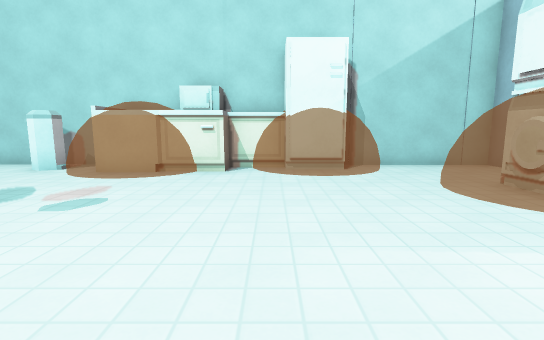
[1] (above)

17 first-person views from a walk through a 3-D level made in the Godot game engine. The camera is 1.2 m above the floor, tilts 8° down and sees 85° across. The floor is counted in squares, 1 m on a side. Each view is taken from the middle of a square. On the plan, view 1 faces up. The plan holds only what a view shows up to about 13 squares ahead; the rest is blank. The place goes on beyond the plan. Surface patterns are stand-ins for the level's own textures.

[2]
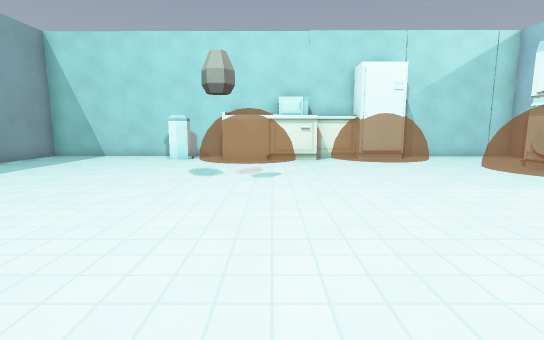

[3]
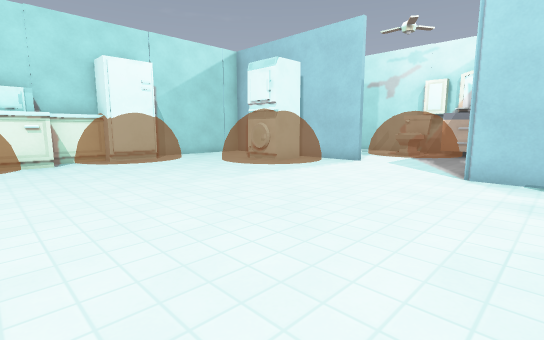

[4]
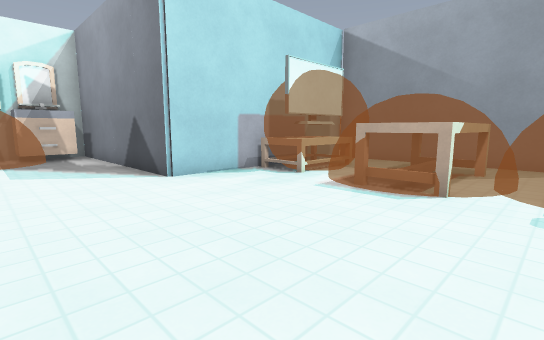

[5]
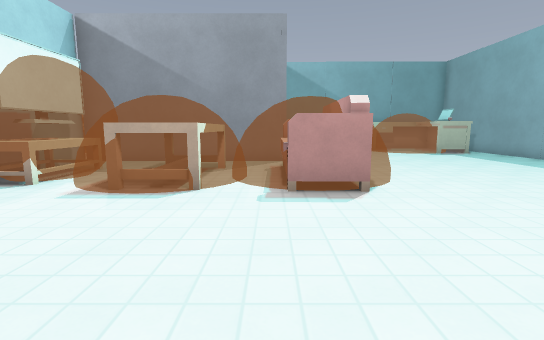

[6]
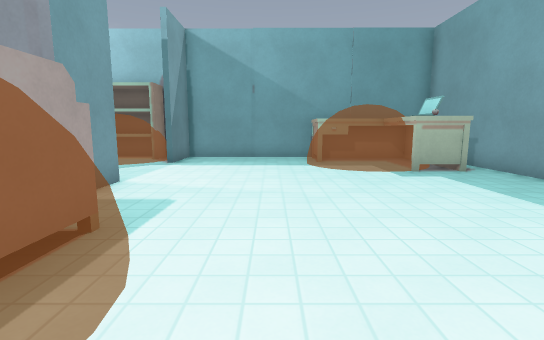

[7]
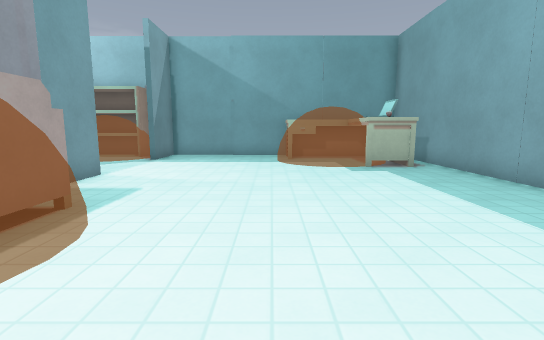

[8]
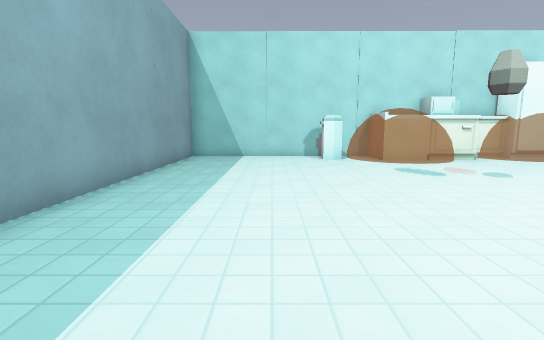

[9]
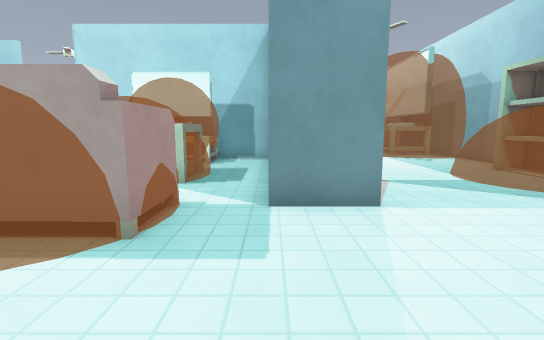

[10]
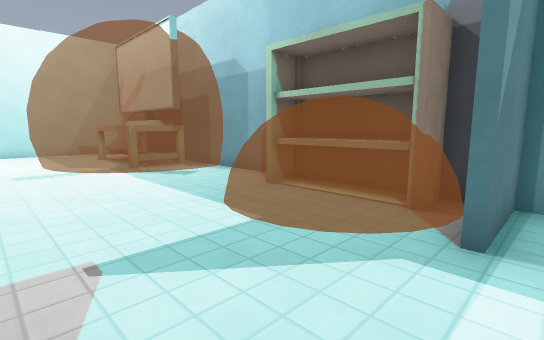

[11]
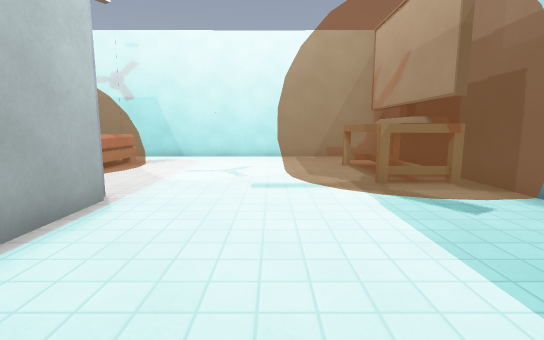

[12]
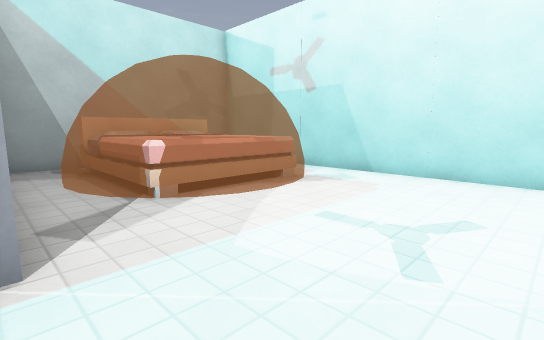

[13]
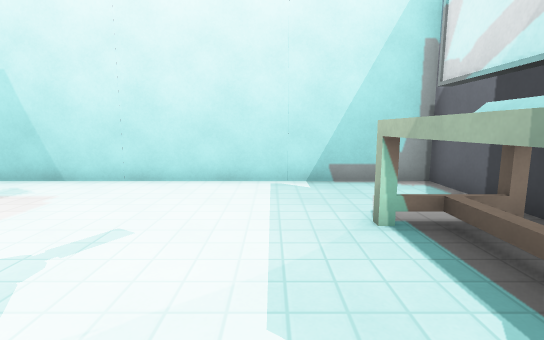

[14]
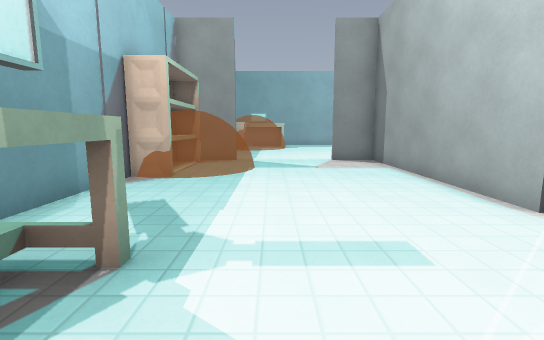

[15]
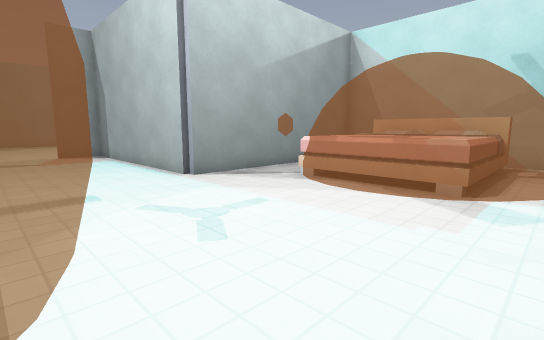

[16]
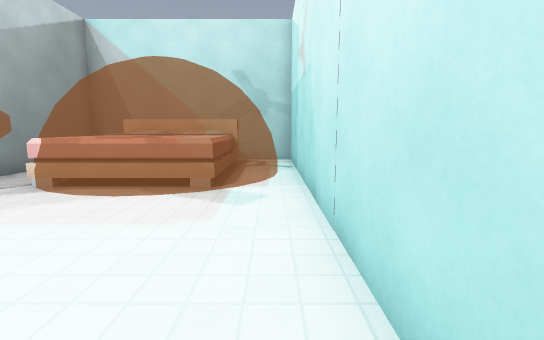

[17]
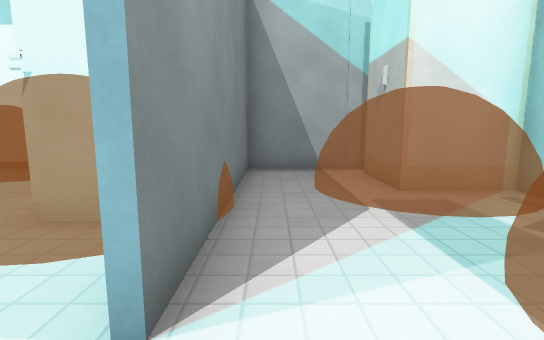

### Floor plan
Key: @ floor where view 1 was taken; # wall or solid block; . floor; = window, fence, low wall or low ledge; ^ raised ledge; C cabinet; F fridge; T toilet; A table; B TV; S sofa; E desk; L laptop; K bookshelf; H shower; O other object.
Columns run from 13 left of view 1 to 13 right of it. Each row starts with its distance up from view 1.
 10 #########    F ##########
  9 #.....#.##CC#FF#....#...H
  8 #........##C........#...H
  7 #...................#...HH#
  6 #.................###.....#
  5 #.................###.....
  4 #...................#....
  3 #...................#...TT
  2 #.......................TT
  1 #........................##
  0  ............@...........##
 -1   .................########
 -2        ...........##.   ..#
 -3     . ............#.^^^^^.#
 -4      ....SSS.AA..A#.^^^^^.#
 -5     .....S S.A .AAB.^^^^^.#
 -6    ......SS..A .AAB.^^^^^.#
 -7   .......SS..AA..A#.^^^^=.#
 -8  .................#.......#
 -9 #..........########.......#
-10 #..........#..............#
-11 #.........................#
-12 #.EE......................#
-13 #.OE......................#
-14 #.LL......................#
-15 # EEEE.....#........AAA...#
-16   EEEE.....KKKK.....## ...#
-17   ##########K  ############

Where each view was taken, in squares from view 1:
view 1: 0 up, 0 right, facing up
view 2: 3 down, 3 left, facing up
view 3: 3 down, 3 left, facing up-right
view 4: 2 up, 2 left, facing down-right
view 5: 2 up, 2 left, facing down
view 6: 4 down, 6 left, facing down
view 7: 3 down, 7 left, facing down
view 8: 3 down, 9 left, facing up
view 9: 9 down, 7 left, facing right
view 10: 11 down, 3 left, facing down-right
view 11: 12 down, 0 right, facing right
view 12: 12 down, 5 right, facing up-right
view 13: 13 down, 6 right, facing right
view 14: 13 down, 9 right, facing left
view 15: 13 down, 12 right, facing up-left
view 16: 13 down, 12 right, facing up
view 17: 1 up, 8 right, facing up
